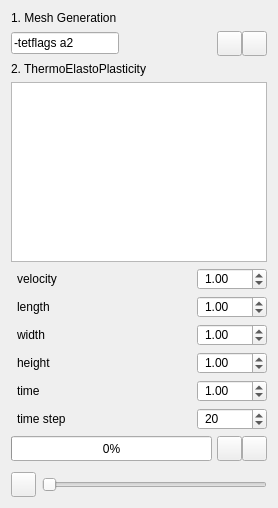
     <widget class="QWidget" name="tab_2">
      <attribute name="icon">
       <iconset resource="../AMWindow.qrc">
        <normaloff>:/amwind/figure/am_wind/B.png</normaloff>:/amwind/figure/am_wind/B.png</iconset>
      </attribute>
      <attribute name="title">
       <string/>
      </attribute>
      <layout class="QVBoxLayout" name="verticalLayout_8">
       <item>
        <layout class="QHBoxLayout" name="horizontalLayout_11">
         <property name="spacing">
          <number>0</number>
         </property>
         <item>
          <widget class="QLabel" name="label_5">
           <property name="font">
            <font>
             <pointsize>9</pointsize>
            </font>
           </property>
           <property name="text">
            <string>1. Mesh Generation</string>
           </property>
          </widget>
         </item>
        </layout>
       </item>
       <item>
        <layout class="QHBoxLayout" name="horizontalLayout_15">
         <property name="spacing">
          <number>0</number>
         </property>
         <item>
          <widget class="QLineEdit" name="lineEdit_2">
           <property name="font">
            <font>
             <pointsize>9</pointsize>
            </font>
           </property>
           <property name="toolTip">
            <string extracomment="-tetflags a2 -tetflags q4">-tetflags a2 -tetflags q4</string>
           </property>
           <property name="whatsThis">
            <string>-tetflags a2 -tetflags q4</string>
           </property>
           <property name="text">
            <string>-tetflags a2</string>
           </property>
          </widget>
         </item>
         <item>
          <spacer name="horizontalSpacer_18">
           <property name="orientation">
            <enum>Qt::Horizontal</enum>
           </property>
           <property name="sizeHint" stdset="0">
            <size>
             <width>40</width>
             <height>20</height>
            </size>
           </property>
          </spacer>
         </item>
         <item>
          <widget class="QPushButton" name="pushButton_22">
           <property name="minimumSize">
            <size>
             <width>25</width>
             <height>25</height>
            </size>
           </property>
           <property name="maximumSize">
            <size>
             <width>25</width>
             <height>25</height>
            </size>
           </property>
           <property name="text">
            <string/>
           </property>
           <property name="icon">
            <iconset resource="../AMWindow.qrc">
             <normaloff>:/amwind/figure/am_wind/ok.png</normaloff>:/amwind/figure/am_wind/ok.png</iconset>
           </property>
          </widget>
         </item>
         <item>
          <widget class="QPushButton" name="pushButton_23">
           <property name="minimumSize">
            <size>
             <width>25</width>
             <height>25</height>
            </size>
           </property>
           <property name="maximumSize">
            <size>
             <width>25</width>
             <height>25</height>
            </size>
           </property>
           <property name="text">
            <string/>
           </property>
           <property name="icon">
            <iconset resource="../AMWindow.qrc">
             <normaloff>:/amwind/figure/am_wind/hide.png</normaloff>:/amwind/figure/am_wind/hide.png</iconset>
           </property>
           <property name="checkable">
            <bool>true</bool>
           </property>
          </widget>
         </item>
        </layout>
       </item>
       <item>
        <layout class="QHBoxLayout" name="horizontalLayout_16">
         <item>
          <widget class="QLabel" name="label_12">
           <property name="font">
            <font>
             <pointsize>9</pointsize>
            </font>
           </property>
           <property name="text">
            <string>2. ThermoElastoPlasticity</string>
           </property>
          </widget>
         </item>
        </layout>
       </item>
       <item>
        <widget class="QTableWidget" name="tableWidget">
         <property name="minimumSize">
          <size>
           <width>0</width>
           <height>180</height>
          </size>
         </property>
         <property name="maximumSize">
          <size>
           <width>16777215</width>
           <height>180</height>
          </size>
         </property>
         <property name="selectionMode">
          <enum>QAbstractItemView::NoSelection</enum>
         </property>
         <attribute name="horizontalHeaderVisible">
          <bool>false</bool>
         </attribute>
         <attribute name="verticalHeaderVisible">
          <bool>false</bool>
         </attribute>
        </widget>
       </item>
       <item>
        <layout class="QGridLayout" name="gridLayout_4">
         <property name="verticalSpacing">
          <number>6</number>
         </property>
         <item row="0" column="0">
          <widget class="QLabel" name="label_15">
           <property name="font">
            <font>
             <pointsize>9</pointsize>
            </font>
           </property>
           <property name="styleSheet">
            <string notr="true">padding-left:3px;</string>
           </property>
           <property name="text">
            <string>velocity</string>
           </property>
          </widget>
         </item>
         <item row="0" column="1">
          <widget class="QDoubleSpinBox" name="doubleSpinBox_5">
           <property name="maximumSize">
            <size>
             <width>70</width>
             <height>25</height>
            </size>
           </property>
           <property name="font">
            <font>
             <pointsize>9</pointsize>
            </font>
           </property>
           <property name="styleSheet">
            <string notr="true">padding-left:3px;</string>
           </property>
           <property name="maximum">
            <double>10000000000000.000000000000000</double>
           </property>
           <property name="value">
            <double>1.000000000000000</double>
           </property>
          </widget>
         </item>
         <item row="2" column="0">
          <widget class="QLabel" name="label_17">
           <property name="font">
            <font>
             <pointsize>9</pointsize>
            </font>
           </property>
           <property name="styleSheet">
            <string notr="true">padding-left:3px;</string>
           </property>
           <property name="text">
            <string>width</string>
           </property>
          </widget>
         </item>
         <item row="1" column="1">
          <widget class="QDoubleSpinBox" name="doubleSpinBox_6">
           <property name="maximumSize">
            <size>
             <width>70</width>
             <height>25</height>
            </size>
           </property>
           <property name="font">
            <font>
             <pointsize>9</pointsize>
            </font>
           </property>
           <property name="styleSheet">
            <string notr="true">padding-left:3px;</string>
           </property>
           <property name="maximum">
            <double>10000000000000.000000000000000</double>
           </property>
           <property name="value">
            <double>1.000000000000000</double>
           </property>
          </widget>
         </item>
         <item row="4" column="0">
          <widget class="QLabel" name="label_13">
           <property name="font">
            <font>
             <pointsize>9</pointsize>
            </font>
           </property>
           <property name="styleSheet">
            <string notr="true">padding-left:3px;</string>
           </property>
           <property name="text">
            <string>time</string>
           </property>
          </widget>
         </item>
         <item row="1" column="0">
          <widget class="QLabel" name="label_16">
           <property name="font">
            <font>
             <pointsize>9</pointsize>
            </font>
           </property>
           <property name="styleSheet">
            <string notr="true">padding-left:3px;</string>
           </property>
           <property name="text">
            <string>length</string>
           </property>
          </widget>
         </item>
         <item row="3" column="0">
          <widget class="QLabel" name="label_18">
           <property name="font">
            <font>
             <pointsize>9</pointsize>
            </font>
           </property>
           <property name="styleSheet">
            <string notr="true">padding-left:3px;</string>
           </property>
           <property name="text">
            <string>height</string>
           </property>
          </widget>
         </item>
         <item row="5" column="0">
          <widget class="QLabel" name="label_14">
           <property name="font">
            <font>
             <pointsize>9</pointsize>
            </font>
           </property>
           <property name="styleSheet">
            <string notr="true">padding-left:3px;</string>
           </property>
           <property name="text">
            <string>time step</string>
           </property>
          </widget>
         </item>
         <item row="2" column="1">
          <widget class="QDoubleSpinBox" name="doubleSpinBox_7">
           <property name="maximumSize">
            <size>
             <width>70</width>
             <height>25</height>
            </size>
           </property>
           <property name="font">
            <font>
             <pointsize>9</pointsize>
            </font>
           </property>
           <property name="styleSheet">
            <string notr="true">padding-left:3px;</string>
           </property>
           <property name="maximum">
            <double>10000000000000.000000000000000</double>
           </property>
           <property name="value">
            <double>1.000000000000000</double>
           </property>
          </widget>
         </item>
         <item row="3" column="1">
          <widget class="QDoubleSpinBox" name="doubleSpinBox_8">
           <property name="maximumSize">
            <size>
             <width>70</width>
             <height>25</height>
            </size>
           </property>
           <property name="font">
            <font>
             <pointsize>9</pointsize>
            </font>
           </property>
           <property name="styleSheet">
            <string notr="true">padding-left:3px;</string>
           </property>
           <property name="maximum">
            <double>10000000000000.000000000000000</double>
           </property>
           <property name="value">
            <double>1.000000000000000</double>
           </property>
          </widget>
         </item>
         <item row="4" column="1">
          <widget class="QDoubleSpinBox" name="doubleSpinBox_4">
           <property name="maximumSize">
            <size>
             <width>70</width>
             <height>25</height>
            </size>
           </property>
           <property name="font">
            <font>
             <pointsize>9</pointsize>
            </font>
           </property>
           <property name="styleSheet">
            <string notr="true">padding-left:3px;</string>
           </property>
           <property name="maximum">
            <double>10000000000000.000000000000000</double>
           </property>
           <property name="value">
            <double>1.000000000000000</double>
           </property>
          </widget>
         </item>
         <item row="5" column="1">
          <widget class="QSpinBox" name="spinBox">
           <property name="maximumSize">
            <size>
             <width>70</width>
             <height>25</height>
            </size>
           </property>
           <property name="font">
            <font>
             <pointsize>9</pointsize>
            </font>
           </property>
           <property name="styleSheet">
            <string notr="true">padding-left:3px;</string>
           </property>
           <property name="maximum">
            <number>1000000000</number>
           </property>
           <property name="value">
            <number>20</number>
           </property>
          </widget>
         </item>
        </layout>
       </item>
       <item>
        <layout class="QHBoxLayout" name="horizontalLayout_18">
         <property name="spacing">
          <number>0</number>
         </property>
         <item>
          <widget class="QProgressBar" name="progressBar">
           <property name="minimumSize">
            <size>
             <width>0</width>
             <height>25</height>
            </size>
           </property>
           <property name="maximumSize">
            <size>
             <width>16777215</width>
             <height>25</height>
            </size>
           </property>
           <property name="font">
            <font>
             <pointsize>9</pointsize>
            </font>
           </property>
           <property name="value">
            <number>0</number>
           </property>
          </widget>
         </item>
         <item>
          <spacer name="horizontalSpacer_19">
           <property name="orientation">
            <enum>Qt::Horizontal</enum>
           </property>
           <property name="sizeType">
            <enum>QSizePolicy::Fixed</enum>
           </property>
           <property name="sizeHint" stdset="0">
            <size>
             <width>5</width>
             <height>20</height>
            </size>
           </property>
          </spacer>
         </item>
         <item>
          <widget class="QPushButton" name="pushButton_26">
           <property name="minimumSize">
            <size>
             <width>25</width>
             <height>25</height>
            </size>
           </property>
           <property name="maximumSize">
            <size>
             <width>25</width>
             <height>25</height>
            </size>
           </property>
           <property name="text">
            <string/>
           </property>
           <property name="icon">
            <iconset resource="../AMWindow.qrc">
             <normaloff>:/amwind/figure/am_wind/ok.png</normaloff>:/amwind/figure/am_wind/ok.png</iconset>
           </property>
          </widget>
         </item>
         <item>
          <widget class="QPushButton" name="pushButton_27">
           <property name="minimumSize">
            <size>
             <width>25</width>
             <height>25</height>
            </size>
           </property>
           <property name="maximumSize">
            <size>
             <width>25</width>
             <height>25</height>
            </size>
           </property>
           <property name="text">
            <string/>
           </property>
           <property name="icon">
            <iconset resource="../AMWindow.qrc">
             <normaloff>:/amwind/figure/am_wind/hide.png</normaloff>:/amwind/figure/am_wind/hide.png</iconset>
           </property>
          </widget>
         </item>
        </layout>
       </item>
       <item>
        <spacer name="verticalSpacer_9">
         <property name="orientation">
          <enum>Qt::Vertical</enum>
         </property>
         <property name="sizeType">
          <enum>QSizePolicy::Fixed</enum>
         </property>
         <property name="sizeHint" stdset="0">
          <size>
           <width>20</width>
           <height>5</height>
          </size>
         </property>
        </spacer>
       </item>
       <item>
        <layout class="QHBoxLayout" name="horizontalLayout_17">
         <item>
          <widget class="QPushButton" name="pushButton_28">
           <property name="minimumSize">
            <size>
             <width>25</width>
             <height>25</height>
            </size>
           </property>
           <property name="maximumSize">
            <size>
             <width>25</width>
             <height>25</height>
            </size>
           </property>
           <property name="text">
            <string/>
           </property>
           <property name="icon">
            <iconset resource="../AMWindow.qrc">
             <normaloff>:/amwind/figure/am_wind/animation.png</normaloff>:/amwind/figure/am_wind/animation.png</iconset>
           </property>
           <property name="iconSize">
            <size>
             <width>12</width>
             <height>12</height>
            </size>
           </property>
          </widget>
         </item>
         <item>
          <widget class="QSlider" name="horizontalSlider">
           <property name="orientation">
            <enum>Qt::Horizontal</enum>
           </property>
           <property name="tickPosition">
            <enum>QSlider::NoTicks</enum>
           </property>
          </widget>
         </item>
        </layout>
       </item>
      </layout>
     </widget>
